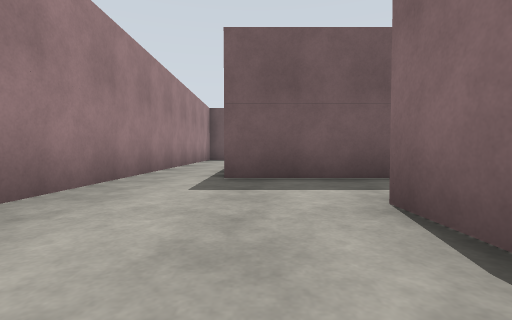
View 1 (above)

16 first-person views from a walk through a Gazebo world. The camera is 0.94 m above the floor, tilts 2° down and sees 85° across. The floor is counted in squares, 2.5 m on a side. Each view is taken from the middle of a square. On the plan, view 1 faces up. The plan holds only what a view shows up to about 9 squares ahead; the rest is blank. The place goes on beyond the plan.

View 2
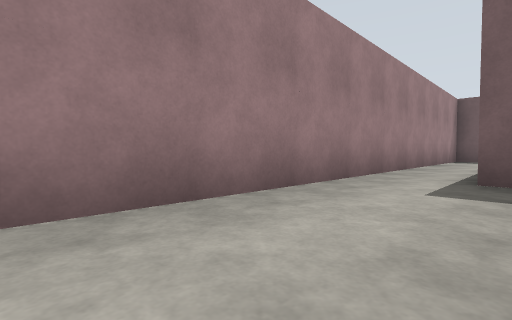

View 3
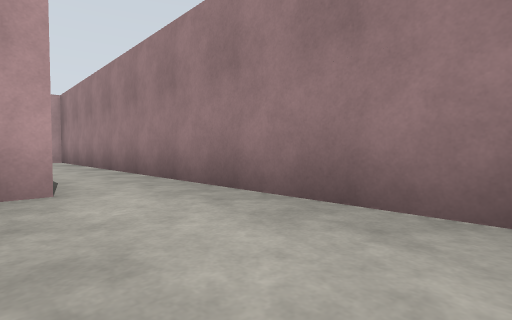

View 4
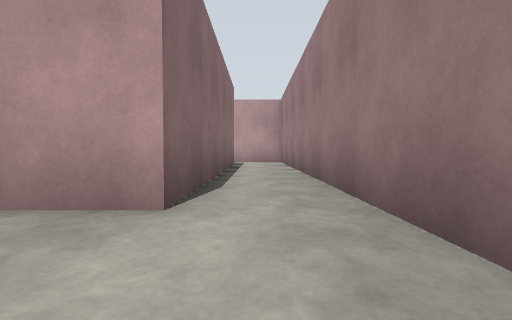

View 5
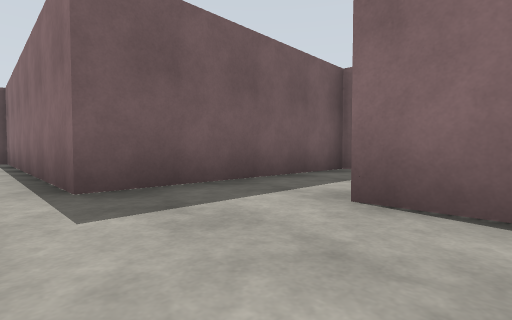

View 6
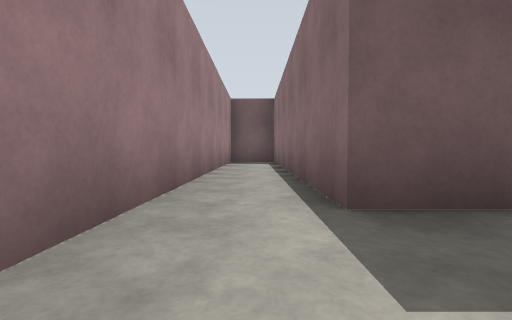

View 7
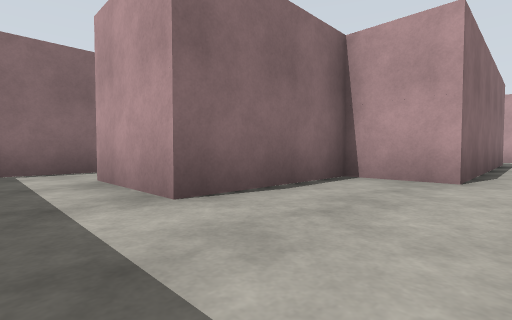

View 8
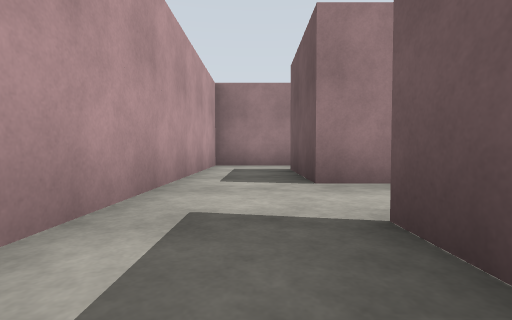

View 9
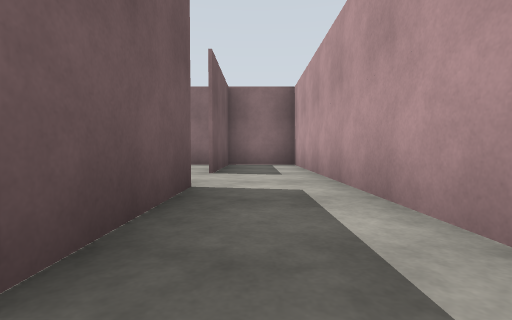

View 10
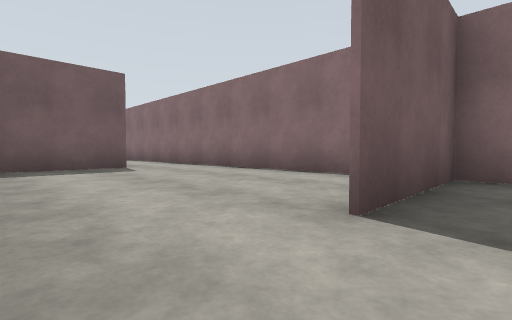

View 11
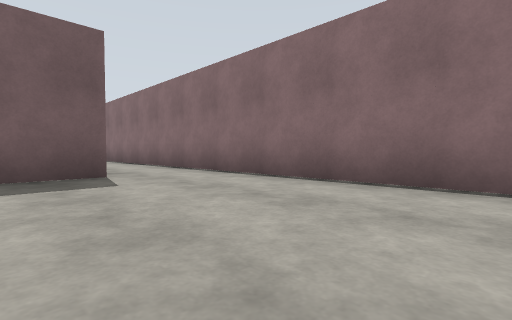

View 12
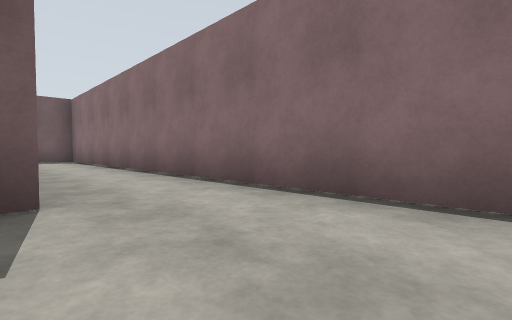

View 13
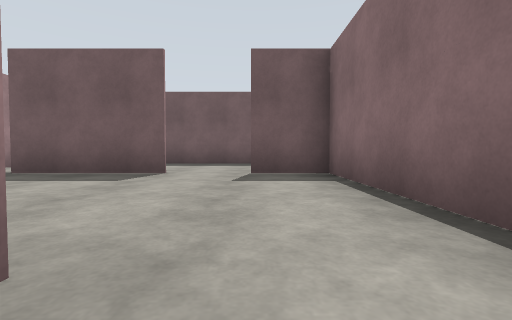

View 14
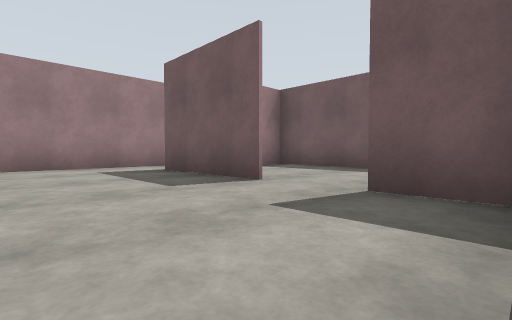

View 15
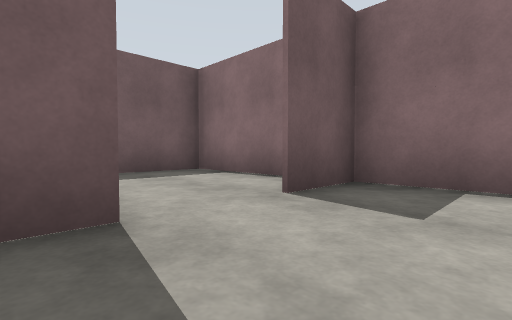

View 16
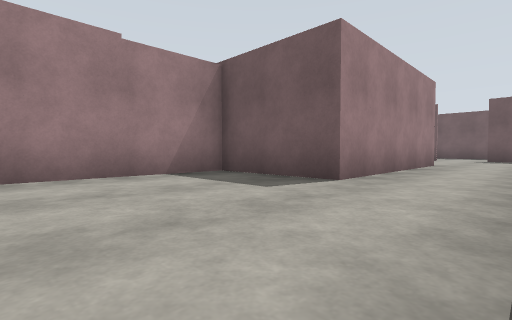

### Floor plan
Points are (right, up) in squares from view 1. A wall is a line through its corners. A room is listed if a view was taken in it or the views show most of it. See-through windows are left out.
Room 1 (views 1, 2, 3, 4, 5, 6, 7, 9)
walls: (2.5, 3.7) (-0.4, 3.7) (-0.4, 10.9); (1.9, -6.3) (-0.4, -6.3) (-0.4, -0.7) (0.9, -0.7) (0.9, 1.9) (2.9, 1.9); (0.5, 10.8) (-1.8, 10.8) (-1.8, -8) (1.4, -8)
ways out: opening at (0.5, -7) to room 2; opening at (1.5, 3)
Room 2 (views 8, 10)
walls: (6.2, -6.3) (3.5, -6.3); (1.9, -5.4) (1.9, -6.3); (1.4, -8) (6.2, -8) (6.2, -6)
ways out: opening at (0.5, -7) to room 1; opening at (2.5, -6) to room 3
Room 3 (views 11, 12, 13, 14, 15, 16)
walls: (4.3, 3.9) (4.3, -0.8) (1.9, -0.8) (1.9, -3.9); (6.3, 7.5) (4.9, 7.5); (3.6, 7.5) (1, 7.5); (6.2, -6) (6.2, 8.1); (-0.4, 9.1) (-0.4, 5.2)
ways out: opening at (2.5, -6) to room 2; opening at (4, 8) to room 4
Room 4 (no view inside)
walls: (6.2, 8.1) (6.2, 10.8) (0.5, 10.8); (1.1, 10.9) (1.1, 10.1)
ways out: opening at (4, 8) to room 3

Where each view was taken, in squares from view 1:
view 1: 0 up, 0 right, facing up
view 2: 0 up, 0 right, facing up-left
view 3: 2 up, 0 right, facing down-left
view 4: 1 up, 1 left, facing down
view 5: 1 up, 1 left, facing up-right
view 6: 2 up, 1 left, facing up
view 7: 3 up, 1 left, facing down-right
view 8: 7 down, 5 right, facing left
view 9: 7 down, 1 left, facing right
view 10: 7 down, 2 right, facing up-right
view 11: 5 down, 3 right, facing up-right
view 12: 3 down, 4 right, facing up-right
view 13: 3 up, 5 right, facing up
view 14: 5 up, 6 right, facing up-left
view 15: 6 up, 3 right, facing up-right
view 16: 4 down, 6 right, facing up-left
